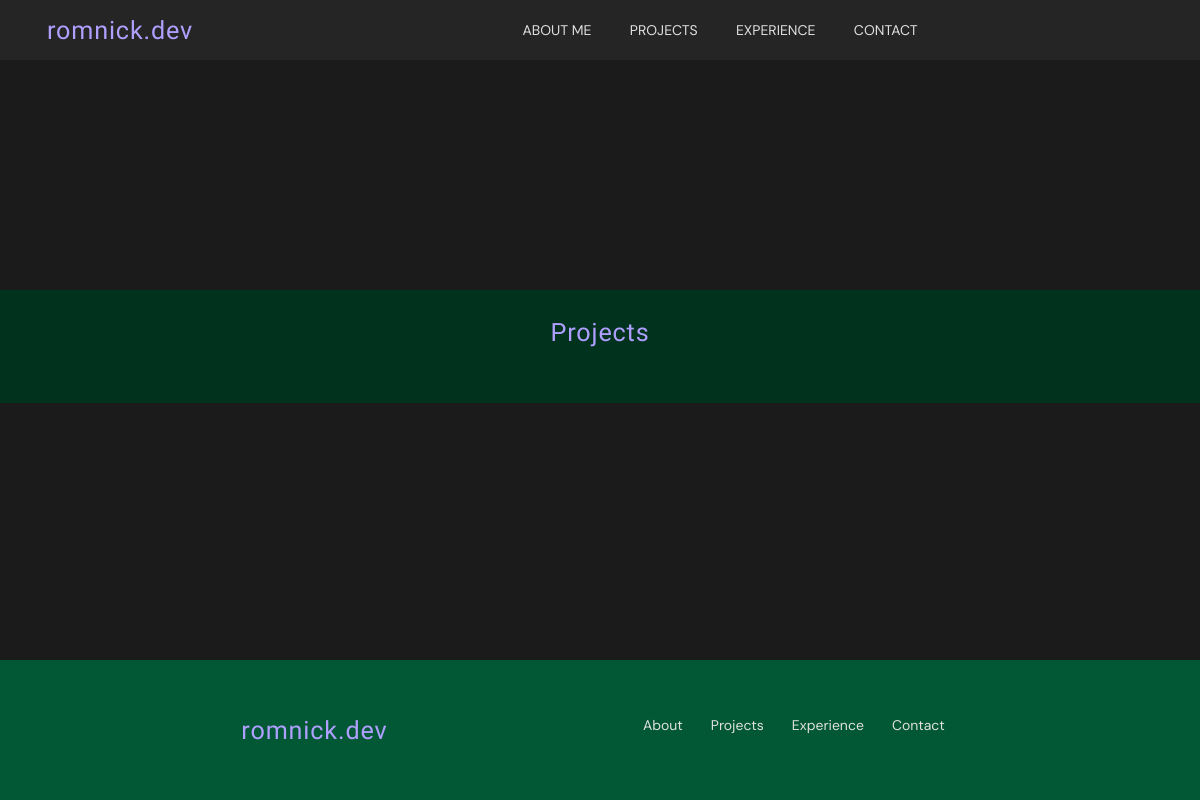
The page /projects/ on the database as committed earlier.
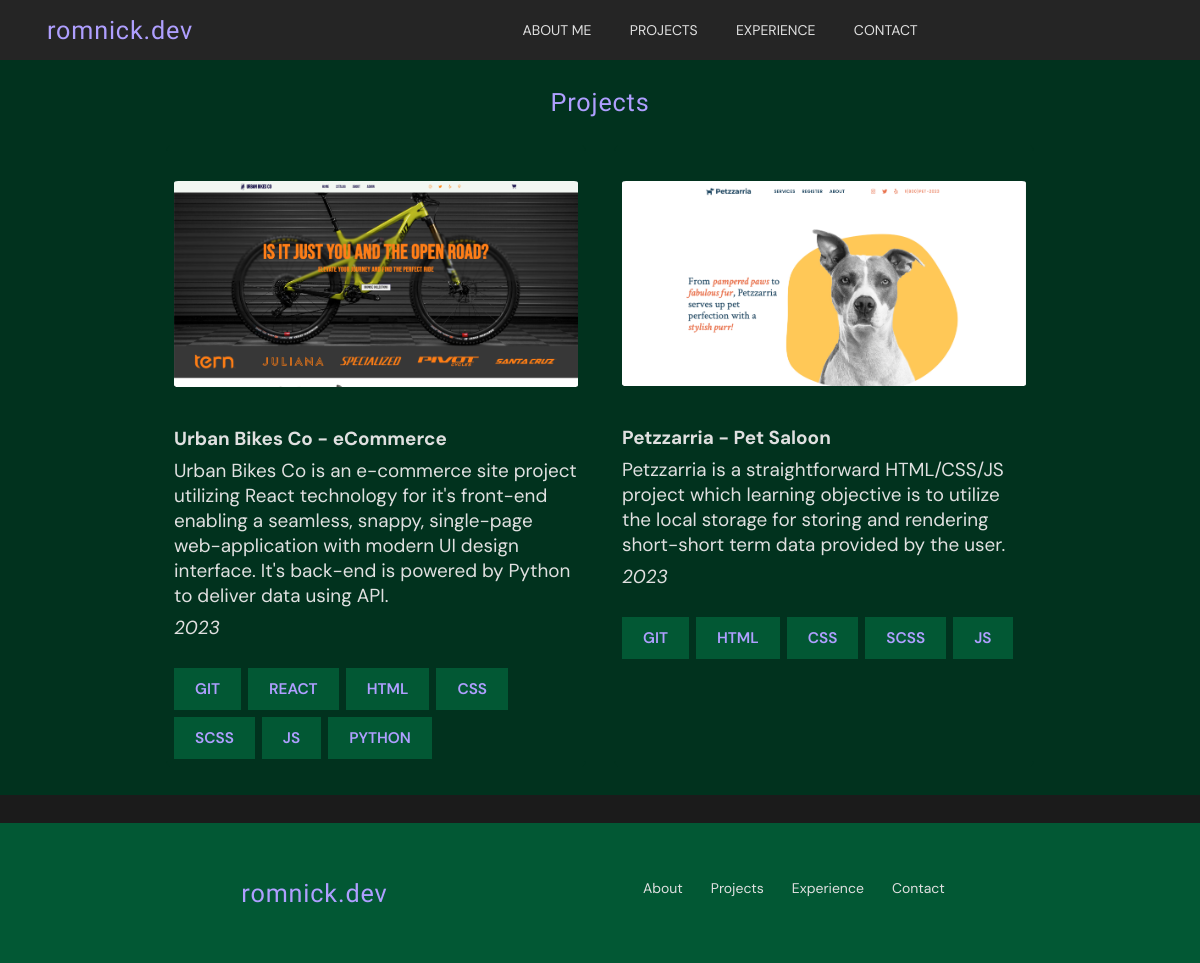
The same page on the database as committed later.
### projects/models.py (models this page shows, shortened)
class Project(models.Model):
    name = models.CharField(max_length=256)
    description = models.TextField()
    year = models.IntegerField()
    img = models.ImageField(upload_to='projects_images/')
    repository = models.URLField()
    technologies = models.ManyToManyField(Tech)

class Tech(models.Model):
    name = models.CharField(max_length=128)

### projects/views.py (the view)
# urls.py: path('projects/', include("projects.urls")),
def projects(request):
    projects = Project.objects.all()
    return render(request, 'projects/projects_list.html', {
        'projects': projects
    })

### templates/projects/projects_list.html (shortened to what this page needs)
{% extends 'base.html' %}
{% load static %}
{% block content %}
<section id="projects" class="projects-section center">
    <h2>Projects</h2>
    <div class="projects-list">
        {% for project in projects %}
        <div class="project-card">
            <a href="{{project.repository}}" target="_blank">
                <img src="{{project.img}}" alt="">
                <p><b>{{project.name}}</b></p>
                <p>{{project.description}}</p>
                <p class="project-year">{{project.year}}</p>
                <div class="technologies">
                    {% for tech in project.technologies.all %}
                    <label>{{tech.name}}</label>
                    {% endfor %}
                </div>
            </a>
        </div>
        {% endfor %}
    </div>
</section>
{% endblock content %}

### templates/base.html (shortened to what this page needs)
{% load static %}
<!DOCTYPE html>
<html lang="en">
  <head>
    <link rel="stylesheet" href="{% static './css/base.css' %}" />
    <link rel="stylesheet" href="{% static './css/header.css' %}" />
    <link rel="stylesheet" href="{% static './css/section.css' %}" />
    <link rel="stylesheet" href="{% static '/css/footer.css' %}" />
    <link rel="stylesheet" href="{% static './css/responsive.css' %}" />
  </head>
  <body>
    <header class="center">
      <div class="logo center">
        <a href="{% url 'home' %}"><h2>romnick.dev</h2></a>
      </div>
      <nav>
        <div class="nav-link center">
          <a href="{% url 'home' %}">About Me</a>
          <a href="{% url 'projects' %}">Projects</a>
          <a href="{% url 'experience' %}">Experience</a>
          <a href="{% url 'contact' %}">Contact</a>
        </div>
      </nav>
    </header>
    {% block content %} {% endblock content %}
    <footer>
      <a href="{% url 'home' %}">
        <h2>romnick.dev</h2>
      </a>
      <nav class="nav-footer center">
        <a href="{% url 'home' %}">About</a>
        <a href="{% url 'projects' %}">Projects</a>
        <a href="{% url 'experience' %}">Experience</a>
        <a href="{% url 'contact' %}">Contact</a>
      </nav>
    </footer>
  </body>
</html>

### static/css/base.css (style rules this page uses)
:root { --primary-color: #af9fff; --primary-color-100: #eae5ff; --primary-color-300: #7f66ff; --secondary-color: #025834; --secondary-color-600: #04c876; --secondary-color-900: #01321e; --neutral-color: #e0e0e0; --background-color: #1b1b1b; --surface-color: #252525; --lobster-font: "Lobster", sans-serif; --sans-font: "DM Sans", sans-serif; }
.center { display: flex; justify-content: center; align-items: center; }
html { font-size: 14px; background-color: var(--background-color); }
* { font-family: var(--sans-font); margin: 0px; padding: 0px; box-sizing: border-box; text-decoration: none; list-style-type: none; transition: all 100ms; scroll-behavior: smooth; }
body { min-height: 100vh; display: flex; flex-direction: column; justify-content: space-between; }
h2 { color: var(--primary-color); font-family: var(--lobster-font); font-weight: 400; letter-spacing: 0.06rem; font-size: 1.8rem; }
p { color: var(--neutral-color); font-size: 1.1rem; }

### static/css/header.css (style rules this page uses)
header { background-color: var(--surface-color); height: 60px; position: sticky; top: 0px; }
.logo { width: 20%; }
nav { width: 80%; height: 100%; }
nav .nav-link { height: 100%; }
nav .nav-link a { color: var(--neutral-color); text-transform: uppercase; margin: 2%; text-transform: 1% 2%; }

### static/css/section.css (style rules this page uses)
.skills label, .technologies label { cursor: initial; color: var(--primary-color); background-color: var(--secondary-color); font-size: 1.1rem; text-transform: uppercase; padding: 0.8rem 1.5rem; font-weight: 600; }
section#projects { display: flex; flex-direction: column; padding: 2rem; background-color: var(--secondary-color-900); }
section#projects div.projects-list { display: flex; flex-direction: row; flex-wrap: wrap; width: 100%; justify-content: center; gap: 2rem; margin-top: 2rem; }
section#projects div.projects-list div.project-card { border-radius: 1%; display: flex; flex-wrap: wrap; padding: 0.5rem; width: 30rem; border: 1px solid var(--secondary-color-900); }
section#projects div.projects-list div.project-card a img { width: 100%; border-radius: 1%; margin: 2rem 0rem; }
section#projects div.projects-list div.project-card a p { margin: 0.5rem 0rem; font-size: 1.35rem; }
section#projects div.projects-list div.project-card a p.project-year { font-style: italic; }
section#projects div.projects-list div.project-card a .technologies { display: flex; justify-content: flex-start; gap: 0.5rem; flex-wrap: wrap; margin-top: 2rem; }

### static/css/footer.css (style rules this page uses)
footer { height: 10rem; display: flex; justify-content: space-evenly; align-items: center; margin-top: 2rem; background-color: var(--secondary-color); }
footer nav { width: -moz-max-content; width: max-content; }
footer nav a { color: var(--neutral-color); text-decoration: none; margin: 0rem 1rem; height: 2rem; }

Rows that differ between the two databases and show on the page:
added Project: img (picture), name "Urban Bikes Co - eCommerce", description "Urban Bikes Co is an e-commerce site project utilizing React technology for it's front-end enabling a seamless, snappy, single-page web-application with modern UI design interface. It's back-end is powered by Python to deliver data using API.", year "2023"
added Tech: name "GIT"
added Tech: name "REACT", shown under "Urban Bikes Co - eCommerce"
added Tech: name "HTML"
added Tech: name "CSS"
added Tech: name "SCSS"
added Tech: name "JS"
added Tech: name "PYTHON", shown under "Urban Bikes Co - eCommerce"
added Project: img (picture), name "Petzzarria - Pet Saloon", description "Petzzarria is a straightforward HTML/CSS/JS project which learning objective is to utilize the local storage for storing and rendering short-short term data provided by the user.", year "2023"
